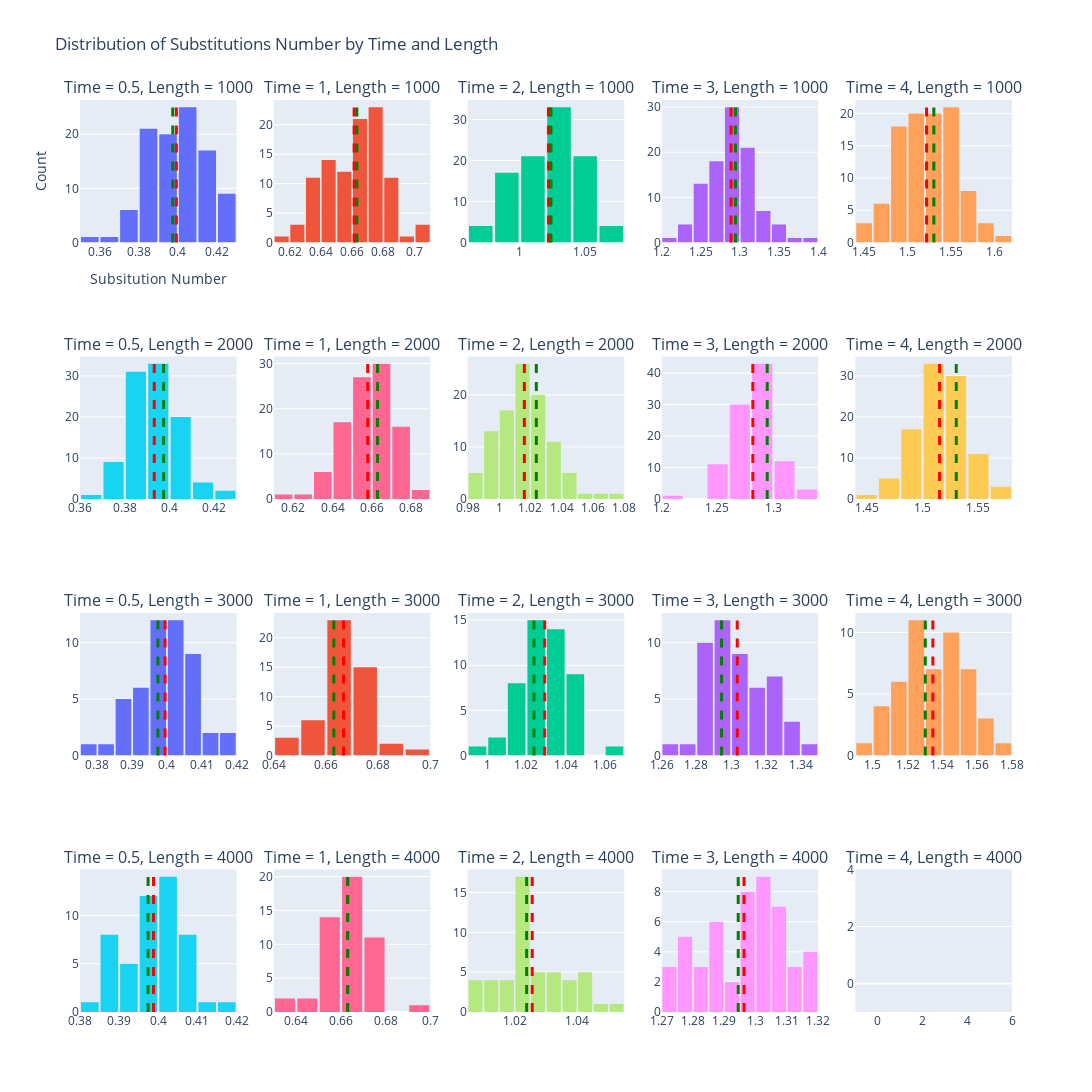

The cell this chart's notebook holds for it:
### Code cell
fig = get_histograms(ns_dict_all, theoretical_ns_dict)
fig.update_layout(title_text='Distribution of Substitutions Number by Time and Length',
        xaxis_title_text='Subsitution Number')

fig.write_image('Distribution of Substitutions Number by Time and Length.pdf')
fig.show()

### Figure 1 — Plotly figure (JSON) as saved in the notebook; plotly's stock layout.template omitted (floating-point values rounded to 4 significant figures)
{"data": [{"name": "Length 1000, Time 0.5", "nbinsx": 10, "type": "histogram", "x": [0.416, 0.418, 0.418, 0.399, 0.42, 0.411, 0.403, 0.394, 0.425, 0.418, 0.383, 0.386, 0.4, 0.402, 0.382, 0.407, 0.387, 0.417, 0.394, 0.394, 0.39, 0.407, 0.412, 0.405, 0.399, 0.42, 0.378, 0.389, 0.354, 0.387, 0.401, 0.408, 0.408, 0.405, 0.367, 0.404, 0.396, 0.388, 0.415, 0.392, 0.409, 0.38, 0.406, 0.412, 0.386, 0.389, 0.41, 0.408, 0.395, 0.428, 0.413, 0.374, 0.386, 0.425, 0.409, 0.408, 0.399, 0.395, 0.394, 0.394, 0.407, 0.389, 0.395, 0.385, 0.411, 0.394, 0.398, 0.384, 0.409, 0.373, 0.372, 0.382, 0.402, 0.384, 0.384, 0.397, 0.405, 0.407, 0.373, 0.415, 0.41, 0.383, 0.395, 0.421, 0.401, 0.391, 0.381, 0.41, 0.425, 0.38, 0.407, 0.407, 0.415, 0.375, 0.387, 0.426, 0.402, 0.411, 0.422, 0.39], "xaxis": "x", "yaxis": "y"}, {"name": "Length 1000, Time 1", "nbinsx": 10, "type": "histogram", "x": [0.669, 0.676, 0.642, 0.642, 0.639, 0.679, 0.677, 0.665, 0.681, 0.659, 0.67, 0.68, 0.677, 0.665, 0.637, 0.687, 0.685, 0.685, 0.678, 0.636, 0.677, 0.658, 0.674, 0.654, 0.674, 0.644, 0.651, 0.671, 0.647, 0.677, 0.672, 0.666, 0.642, 0.681, 0.661, 0.675, 0.624, 0.681, 0.669, 0.649, 0.645, 0.666, 0.664, 0.663, 0.631, 0.66, 0.667, 0.654, 0.65, 0.655, 0.651, 0.622, 0.684, 0.651, 0.695, 0.641, 0.677, 0.669, 0.644, 0.665, 0.677, 0.67, 0.638, 0.671, 0.664, 0.686, 0.675, 0.678, 0.634, 0.643, 0.66, 0.66, 0.673, 0.672, 0.686, 0.643, 0.633, 0.657, 0.664, 0.632, 0.621, 0.649, 0.632, 0.707, 0.641, 0.642, 0.68, 0.667, 0.675, 0.612, 0.707, 0.671, 0.669, 0.657, 0.632, 0.669, 0.652, 0.665, 0.7, 0.633], "xaxis": "x2", "yaxis": "y2"}, {"name": "Length 1000, Time 2", "nbinsx": 10, "type": "histogram", "x": [1.026, 1.05, 1.013, 1.03, 0.991, 1.039, 1.041, 1.053, 1.015, 1.012, 1.026, 1.078, 1.009, 0.994, 1.044, 0.985, 1.028, 1.059, 1.025, 1.026, 1.049, 1.013, 1.04, 1.03, 1.04, 1.01, 1.035, 0.981, 0.998, 0.986, 1.021, 1.012, 1.066, 0.974, 1.049, 1.012, 1.022, 1.016, 0.987, 1.024, 1.001, 1.022, 1.049, 0.987, 1.054, 1.008, 1.05, 1.023, 1.047, 1.031, 0.971, 1.046, 1.053, 1.011, 0.993, 0.993, 1.025, 0.991, 1.02, 1.026, 1.039, 1.058, 1.001, 1.018, 0.983, 1.02, 1.032, 0.981, 1.022, 1, 1.014, 1.043, 1.029, 0.981, 0.972, 1.019, 1.039, 1.058, 1.034, 0.998, 1.032, 1.038, 1.029, 0.998, 1.056, 1.066, 1.01, 1.068, 1.021, 0.979, 1.044, 1.031, 0.983, 1.025, 1.052, 1.034, 1.018, 1.016, 1.025, 1.012], "xaxis": "x3", "yaxis": "y3"}, {"name": "Length 1000, Time 3", "nbinsx": 10, "type": "histogram", "x": [1.312, 1.294, 1.286, 1.264, 1.342, 1.27, 1.237, 1.262, 1.297, 1.29, 1.303, 1.315, 1.27, 1.296, 1.282, 1.293, 1.304, 1.235, 1.253, 1.308, 1.314, 1.299, 1.306, 1.289, 1.279, 1.258, 1.305, 1.306, 1.268, 1.307, 1.293, 1.268, 1.245, 1.285, 1.345, 1.353, 1.258, 1.28, 1.284, 1.326, 1.25, 1.296, 1.302, 1.298, 1.311, 1.269, 1.274, 1.337, 1.321, 1.28, 1.29, 1.313, 1.246, 1.276, 1.291, 1.31, 1.287, 1.312, 1.278, 1.283, 1.304, 1.266, 1.3, 1.274, 1.281, 1.254, 1.363, 1.251, 1.322, 1.219, 1.298, 1.332, 1.273, 1.32, 1.256, 1.292, 1.288, 1.256, 1.238, 1.315, 1.293, 1.234, 1.288, 1.291, 1.301, 1.383, 1.282, 1.29, 1.268, 1.252, 1.284, 1.256, 1.341, 1.322, 1.261, 1.27, 1.313, 1.314, 1.259, 1.266], "xaxis": "x4", "yaxis": "y4"}, {"name": "Length 1000, Time 4", "nbinsx": 10, "type": "histogram", "x": [1.47, 1.489, 1.456, 1.49, 1.502, 1.546, 1.544, 1.492, 1.501, 1.581, 1.524, 1.54, 1.546, 1.575, 1.515, 1.507, 1.54, 1.574, 1.514, 1.531, 1.536, 1.484, 1.548, 1.533, 1.481, 1.572, 1.505, 1.553, 1.498, 1.534, 1.531, 1.493, 1.556, 1.505, 1.506, 1.529, 1.532, 1.456, 1.508, 1.503, 1.532, 1.541, 1.485, 1.54, 1.547, 1.609, 1.57, 1.486, 1.581, 1.528, 1.464, 1.542, 1.484, 1.461, 1.555, 1.533, 1.474, 1.512, 1.523, 1.519, 1.577, 1.568, 1.509, 1.517, 1.529, 1.489, 1.494, 1.486, 1.532, 1.535, 1.526, 1.492, 1.533, 1.464, 1.487, 1.545, 1.583, 1.496, 1.558, 1.51, 1.5, 1.545, 1.515, 1.55, 1.492, 1.526, 1.551, 1.535, 1.482, 1.557, 1.553, 1.513, 1.53, 1.441, 1.548, 1.518, 1.511, 1.463, 1.565, 1.567], "xaxis": "x5", "yaxis": "y5"}, {"name": "Length 2000, Time 0.5", "nbinsx": 10, "type": "histogram", "x": [0.413, 0.3865, 0.3975, 0.3905, 0.397, 0.399, 0.398, 0.3925, 0.3965, 0.409, 0.405, 0.3765, 0.388, 0.3845, 0.4245, 0.391, 0.384, 0.4095, 0.4005, 0.3965, 0.3935, 0.403, 0.391, 0.3935, 0.412, 0.3855, 0.3895, 0.393, 0.3875, 0.3735, 0.394, 0.4185, 0.3935, 0.377, 0.39, 0.3635, 0.4055, 0.3895, 0.3925, 0.4045, 0.3835, 0.387, 0.387, 0.3985, 0.3985, 0.387, 0.393, 0.3865, 0.3785, 0.3865, 0.3935, 0.385, 0.394, 0.39, 0.3875, 0.3795, 0.406, 0.4075, 0.395, 0.391, 0.385, 0.408, 0.382, 0.3865, 0.3715, 0.4055, 0.382, 0.3895, 0.383, 0.387, 0.4005, 0.4005, 0.383, 0.386, 0.3975, 0.4285, 0.4005, 0.4005, 0.3885, 0.4085, 0.394, 0.386, 0.396, 0.39, 0.402, 0.38, 0.413, 0.377, 0.393, 0.382, 0.3965, 0.3815, 0.3925, 0.404, 0.404, 0.3995, 0.405, 0.3775, 0.3875, 0.3795], "xaxis": "x6", "yaxis": "y6"}, {"name": "Length 2000, Time 1", "nbinsx": 10, "type": "histogram", "x": [0.6525, 0.6685, 0.6435, 0.639, 0.644, 0.658, 0.65, 0.648, 0.6705, 0.667, 0.64, 0.667, 0.6635, 0.6525, 0.667, 0.645, 0.6665, 0.6695, 0.6505, 0.658, 0.6485, 0.643, 0.6555, 0.666, 0.634, 0.6545, 0.6765, 0.641, 0.6585, 0.6565, 0.672, 0.619, 0.6805, 0.6505, 0.6675, 0.6805, 0.651, 0.644, 0.6385, 0.674, 0.671, 0.65, 0.662, 0.659, 0.656, 0.658, 0.6715, 0.67, 0.666, 0.6665, 0.67, 0.6615, 0.6665, 0.662, 0.6615, 0.65, 0.656, 0.643, 0.6685, 0.674, 0.679, 0.66, 0.629, 0.6565, 0.661, 0.6495, 0.651, 0.6575, 0.645, 0.675, 0.6335, 0.667, 0.6625, 0.6425, 0.6435, 0.6555, 0.651, 0.635, 0.647, 0.6695, 0.664, 0.6395, 0.6675, 0.678, 0.6545, 0.657, 0.654, 0.661, 0.644, 0.673, 0.6685, 0.6735, 0.668, 0.663, 0.676, 0.6775, 0.6565, 0.666, 0.6455, 0.664], "xaxis": "x7", "yaxis": "y7"}, {"name": "Length 2000, Time 2", "nbinsx": 10, "type": "histogram", "x": [1.006, 1.02, 1.022, 1.022, 0.9905, 1.001, 1.014, 1.011, 0.9965, 1.008, 0.985, 0.9865, 1.014, 1.026, 1.02, 1.024, 1.019, 1.014, 1.073, 1.001, 0.994, 1.001, 0.9905, 1.008, 1.007, 1.031, 0.9975, 1.018, 1.01, 1.044, 1.062, 1.04, 1.047, 1.015, 1.027, 1.017, 1.033, 1.024, 1.016, 1.013, 1.021, 1.014, 0.984, 1.046, 1.016, 1.029, 1.022, 1.017, 1.042, 1.02, 1.04, 0.9965, 1.0, 0.9895, 0.999, 1.002, 0.991, 0.9875, 1.034, 1.028, 0.9955, 1.034, 1.007, 1.007, 1.024, 1.036, 1.017, 1.014, 0.9955, 1.02, 1.005, 1.036, 0.994, 1.054, 1.006, 1.009, 1.015, 1.014, 1.002, 1.01, 0.992, 1.037, 1.016, 1.003, 1.024, 1.027, 1.018, 1.018, 1.02, 1.012, 0.999, 1.019, 1.018, 1.033, 1.024, 1.024, 1.038, 1.019, 1.038, 1.02], "xaxis": "x8", "yaxis": "y8"}, {"name": "Length 2000, Time 3", "nbinsx": 10, "type": "histogram", "x": [1.276, 1.306, 1.284, 1.278, 1.28, 1.266, 1.281, 1.268, 1.284, 1.281, 1.305, 1.3, 1.256, 1.305, 1.263, 1.263, 1.284, 1.308, 1.31, 1.302, 1.266, 1.266, 1.317, 1.33, 1.276, 1.284, 1.286, 1.294, 1.284, 1.286, 1.312, 1.303, 1.277, 1.274, 1.242, 1.287, 1.292, 1.273, 1.302, 1.263, 1.274, 1.286, 1.27, 1.292, 1.262, 1.294, 1.258, 1.287, 1.276, 1.272, 1.266, 1.252, 1.271, 1.249, 1.282, 1.308, 1.283, 1.272, 1.296, 1.284, 1.286, 1.294, 1.29, 1.276, 1.268, 1.28, 1.281, 1.339, 1.256, 1.301, 1.296, 1.294, 1.284, 1.293, 1.261, 1.298, 1.281, 1.28, 1.282, 1.323, 1.258, 1.216, 1.248, 1.286, 1.299, 1.282, 1.294, 1.299, 1.24, 1.268, 1.254, 1.275, 1.29, 1.266, 1.298, 1.29, 1.264, 1.291, 1.273, 1.257], "xaxis": "x9", "yaxis": "y9"}, {"name": "Length 2000, Time 4", "nbinsx": 10, "type": "histogram", "x": [1.522, 1.536, 1.52, 1.506, 1.546, 1.541, 1.54, 1.494, 1.563, 1.516, 1.504, 1.502, 1.534, 1.522, 1.502, 1.509, 1.558, 1.506, 1.492, 1.502, 1.554, 1.495, 1.524, 1.554, 1.483, 1.514, 1.514, 1.529, 1.538, 1.529, 1.512, 1.518, 1.538, 1.504, 1.484, 1.506, 1.466, 1.53, 1.55, 1.55, 1.524, 1.5, 1.524, 1.522, 1.478, 1.514, 1.546, 1.486, 1.523, 1.45, 1.526, 1.511, 1.542, 1.502, 1.481, 1.506, 1.565, 1.516, 1.487, 1.498, 1.485, 1.462, 1.526, 1.517, 1.528, 1.53, 1.528, 1.494, 1.509, 1.518, 1.494, 1.493, 1.486, 1.524, 1.542, 1.534, 1.544, 1.503, 1.524, 1.527, 1.529, 1.502, 1.491, 1.514, 1.529, 1.511, 1.512, 1.49, 1.489, 1.511, 1.478, 1.517, 1.53, 1.519, 1.522, 1.56, 1.472, 1.524, 1.529, 1.514], "xaxis": "x10", "yaxis": "y10"}, {"name": "Length 3000, Time 0.5", "nbinsx": 10, "type": "histogram", "x": [0.3993, 0.4087, 0.4153, 0.4, 0.4133, 0.409, 0.4087, 0.3837, 0.3883, 0.3957, 0.387, 0.407, 0.3947, 0.416, 0.391, 0.4043, 0.4013, 0.4023, 0.3923, 0.4033, 0.3957, 0.3927, 0.3967, 0.385, 0.4103, 0.3953, 0.3987, 0.401, 0.398, 0.407, 0.3993, 0.403, 0.395, 0.3977, 0.4017, 0.3937, 0.3953, 0.4023, 0.4077, 0.4047, 0.3773, 0.4, 0.401, 0.3993, 0.3937, 0.4087, 0.3873, 0.3887, 0.4083, 0.4063], "xaxis": "x11", "yaxis": "y11"}, {"name": "Length 3000, Time 1", "nbinsx": 10, "type": "histogram", "x": [0.671, 0.6637, 0.673, 0.6733, 0.678, 0.6547, 0.673, 0.665, 0.6607, 0.6657, 0.6643, 0.6503, 0.6997, 0.6717, 0.666, 0.6697, 0.6743, 0.669, 0.67, 0.6667, 0.6653, 0.659, 0.665, 0.67, 0.668, 0.6693, 0.6527, 0.6743, 0.6713, 0.6467, 0.6427, 0.655, 0.664, 0.667, 0.6713, 0.6713, 0.6853, 0.6697, 0.663, 0.6723, 0.6693, 0.6643, 0.665, 0.6693, 0.66, 0.6713, 0.685, 0.669, 0.648, 0.6507], "xaxis": "x12", "yaxis": "y12"}, {"name": "Length 3000, Time 2", "nbinsx": 10, "type": "histogram", "x": [1.025, 1.027, 1.042, 0.9937, 1.014, 1.03, 1.032, 1.019, 1.048, 1.024, 1.044, 1.037, 1.015, 1.032, 1.029, 1.021, 1.019, 1.033, 1.037, 1.044, 1.032, 1.027, 1.02, 1.064, 1.016, 1.035, 1.017, 1.041, 1.034, 1.027, 1.032, 1.029, 1.031, 1.031, 1.03, 1.027, 1.022, 1.047, 1.038, 1.016, 1.036, 1.026, 1.023, 1.017, 1.007, 1.05, 1.046, 1.007, 1.027, 1.047], "xaxis": "x13", "yaxis": "y13"}, {"name": "Length 3000, Time 3", "nbinsx": 10, "type": "histogram", "x": [1.302, 1.317, 1.327, 1.292, 1.299, 1.324, 1.3, 1.285, 1.286, 1.295, 1.285, 1.295, 1.338, 1.304, 1.283, 1.29, 1.293, 1.326, 1.324, 1.302, 1.295, 1.314, 1.283, 1.315, 1.296, 1.309, 1.295, 1.288, 1.304, 1.323, 1.338, 1.326, 1.321, 1.303, 1.318, 1.294, 1.287, 1.268, 1.302, 1.301, 1.287, 1.284, 1.316, 1.292, 1.293, 1.279, 1.332, 1.342, 1.319, 1.287], "xaxis": "x14", "yaxis": "y14"}, {"name": "Length 3000, Time 4", "nbinsx": 10, "type": "histogram", "x": [1.56, 1.514, 1.538, 1.551, 1.545, 1.54, 1.544, 1.544, 1.527, 1.51, 1.509, 1.546, 1.52, 1.521, 1.547, 1.493, 1.514, 1.524, 1.546, 1.52, 1.57, 1.557, 1.57, 1.555, 1.537, 1.524, 1.529, 1.544, 1.534, 1.553, 1.53, 1.523, 1.553, 1.508, 1.538, 1.537, 1.529, 1.551, 1.53, 1.506, 1.541, 1.528, 1.506, 1.575, 1.543, 1.512, 1.525, 1.553, 1.534, 1.519], "xaxis": "x15", "yaxis": "y15"}, {"name": "Length 4000, Time 0.5", "nbinsx": 10, "type": "histogram", "x": [0.4062, 0.3875, 0.391, 0.3907, 0.3932, 0.406, 0.3945, 0.4065, 0.3872, 0.3972, 0.4037, 0.388, 0.4027, 0.406, 0.403, 0.4057, 0.4025, 0.3847, 0.3895, 0.3965, 0.4007, 0.392, 0.3967, 0.386, 0.3852, 0.4083, 0.399, 0.3985, 0.4078, 0.3962, 0.386, 0.3882, 0.4032, 0.411, 0.403, 0.3987, 0.4015, 0.4095, 0.4042, 0.399, 0.4047, 0.4158, 0.4042, 0.4012, 0.404, 0.3955, 0.3987, 0.3972, 0.4015, 0.3985], "xaxis": "x16", "yaxis": "y16"}, {"name": "Length 4000, Time 1", "nbinsx": 10, "type": "histogram", "x": [0.6492, 0.6673, 0.6575, 0.668, 0.6545, 0.6635, 0.6577, 0.6625, 0.679, 0.6627, 0.6705, 0.6593, 0.6358, 0.6735, 0.6542, 0.6683, 0.658, 0.6535, 0.6657, 0.6687, 0.6528, 0.6528, 0.663, 0.671, 0.6625, 0.6615, 0.6637, 0.646, 0.676, 0.665, 0.677, 0.6575, 0.6567, 0.6737, 0.669, 0.6707, 0.6525, 0.6388, 0.663, 0.6697, 0.6607, 0.652, 0.6753, 0.6587, 0.6603, 0.6737, 0.665, 0.6747, 0.6673, 0.6903], "xaxis": "x17", "yaxis": "y17"}, {"name": "Length 4000, Time 2", "nbinsx": 10, "type": "histogram", "x": [1.026, 1.028, 1.021, 1.023, 1.023, 1.019, 1.025, 1.032, 1.047, 1.044, 1.014, 1.025, 1.007, 1.05, 1.024, 1.008, 1.02, 1.018, 1.038, 1.021, 1.025, 1.033, 1.034, 1.023, 1.023, 1.008, 1.026, 1.04, 1.022, 1.025, 1.02, 1.011, 1.016, 1.037, 1.022, 1.014, 1.012, 1.017, 1.022, 1.006, 1.022, 1.034, 1.044, 1.04, 1.022, 1.032, 1.041, 1.02, 1.038, 1.036], "xaxis": "x18", "yaxis": "y18"}, {"name": "Length 4000, Time 3", "nbinsx": 10, "type": "histogram", "x": [1.272, 1.273, 1.311, 1.278, 1.303, 1.299, 1.298, 1.302, 1.27, 1.29, 1.292, 1.309, 1.286, 1.307, 1.313, 1.306, 1.276, 1.299, 1.286, 1.304, 1.315, 1.31, 1.284, 1.3, 1.306, 1.296, 1.289, 1.296, 1.298, 1.302, 1.293, 1.319, 1.299, 1.288, 1.302, 1.281, 1.283, 1.301, 1.276, 1.317, 1.316, 1.306, 1.304, 1.3, 1.309, 1.296, 1.286, 1.315, 1.275, 1.279], "xaxis": "x19", "yaxis": "y19"}, {"name": "Length 4000, Time 4 (no data)", "type": "histogram", "x": [], "xaxis": "x20", "yaxis": "y20"}], "layout": {"annotations": [{"font": {"size": 16}, "showarrow": false, "text": "Time = 0.5, Length = 1000", "x": 0.084, "xanchor": "center", "xref": "paper", "y": 1, "yanchor": "bottom", "yref": "paper"}, {"font": {"size": 16}, "showarrow": false, "text": "Time = 1, Length = 1000", "x": 0.292, "xanchor": "center", "xref": "paper", "y": 1, "yanchor": "bottom", "yref": "paper"}, {"font": {"size": 16}, "showarrow": false, "text": "Time = 2, Length = 1000", "x": 0.5, "xanchor": "center", "xref": "paper", "y": 1, "yanchor": "bottom", "yref": "paper"}, {"font": {"size": 16}, "showarrow": false, "text": "Time = 3, Length = 1000", "x": 0.708, "xanchor": "center", "xref": "paper", "y": 1, "yanchor": "bottom", "yref": "paper"}, {"font": {"size": 16}, "showarrow": false, "text": "Time = 4, Length = 1000", "x": 0.916, "xanchor": "center", "xref": "paper", "y": 1, "yanchor": "bottom", "yref": "paper"}, {"font": {"size": 16}, "showarrow": false, "text": "Time = 0.5, Length = 2000", "x": 0.084, "xanchor": "center", "xref": "paper", "y": 0.7188, "yanchor": "bottom", "yref": "paper"}, {"font": {"size": 16}, "showarrow": false, "text": "Time = 1, Length = 2000", "x": 0.292, "xanchor": "center", "xref": "paper", "y": 0.7188, "yanchor": "bottom", "yref": "paper"}, {"font": {"size": 16}, "showarrow": false, "text": "Time = 2, Length = 2000", "x": 0.5, "xanchor": "center", "xref": "paper", "y": 0.7188, "yanchor": "bottom", "yref": "paper"}, {"font": {"size": 16}, "showarrow": false, "text": "Time = 3, Length = 2000", "x": 0.708, "xanchor": "center", "xref": "paper", "y": 0.7188, "yanchor": "bottom", "yref": "paper"}, {"font": {"size": 16}, "showarrow": false, "text": "Time = 4, Length = 2000", "x": 0.916, "xanchor": "center", "xref": "paper", "y": 0.7188, "yanchor": "bottom", "yref": "paper"}, {"font": {"size": 16}, "showarrow": false, "text": "Time = 0.5, Length = 3000", "x": 0.084, "xanchor": "center", "xref": "paper", "y": 0.4375, "yanchor": "bottom", "yref": "paper"}, {"font": {"size": 16}, "showarrow": false, "text": "Time = 1, Length = 3000", "x": 0.292, "xanchor": "center", "xref": "paper", "y": 0.4375, "yanchor": "bottom", "yref": "paper"}, {"font": {"size": 16}, "showarrow": false, "text": "Time = 2, Length = 3000", "x": 0.5, "xanchor": "center", "xref": "paper", "y": 0.4375, "yanchor": "bottom", "yref": "paper"}, {"font": {"size": 16}, "showarrow": false, "text": "Time = 3, Length = 3000", "x": 0.708, "xanchor": "center", "xref": "paper", "y": 0.4375, "yanchor": "bottom", "yref": "paper"}, {"font": {"size": 16}, "showarrow": false, "text": "Time = 4, Length = 3000", "x": 0.916, "xanchor": "center", "xref": "paper", "y": 0.4375, "yanchor": "bottom", "yref": "paper"}, {"font": {"size": 16}, "showarrow": false, "text": "Time = 0.5, Length = 4000", "x": 0.084, "xanchor": "center", "xref": "paper", "y": 0.1562, "yanchor": "bottom", "yref": "paper"}, {"font": {"size": 16}, "showarrow": false, "text": "Time = 1, Length = 4000", "x": 0.292, "xanchor": "center", "xref": "paper", "y": 0.1562, "yanchor": "bottom", "yref": "paper"}, {"font": {"size": 16}, "showarrow": false, "text": "Time = 2, Length = 4000", "x": 0.5, "xanchor": "center", "xref": "paper", "y": 0.1562, "yanchor": "bottom", "yref": "paper"}, {"font": {"size": 16}, "showarrow": false, "text": "Time = 3, Length = 4000", "x": 0.708, "xanchor": "center", "xref": "paper", "y": 0.1562, "yanchor": "bottom", "yref": "paper"}, {"font": {"size": 16}, "showarrow": false, "text": "Time = 4, Length = 4000", "x": 0.916, "xanchor": "center", "xref": "paper", "y": 0.1562, "yanchor": "bottom", "yref": "paper"}], "bargap": 0.1, "height": 1200, "shapes": [{"line": {"color": "red", "dash": "dash", "width": 3}, "type": "line", "x0": 0.3992, "x1": 0.3992, "xref": "x", "y0": 0, "y1": 1, "yref": "y domain"}, {"line": {"color": "green", "dash": "dash", "width": 3}, "type": "line", "x0": 0.3974, "x1": 0.3974, "xref": "x", "y0": 0, "y1": 1, "yref": "y domain"}, {"line": {"color": "red", "dash": "dash", "width": 3}, "type": "line", "x0": 0.6613, "x1": 0.6613, "xref": "x2", "y0": 0, "y1": 1, "yref": "y2 domain"}, {"line": {"color": "green", "dash": "dash", "width": 3}, "type": "line", "x0": 0.663, "x1": 0.663, "xref": "x2", "y0": 0, "y1": 1, "yref": "y2 domain"}, {"line": {"color": "red", "dash": "dash", "width": 3}, "type": "line", "x0": 1.022, "x1": 1.022, "xref": "x3", "y0": 0, "y1": 1, "yref": "y3 domain"}, {"line": {"color": "green", "dash": "dash", "width": 3}, "type": "line", "x0": 1.024, "x1": 1.024, "xref": "x3", "y0": 0, "y1": 1, "yref": "y3 domain"}, {"line": {"color": "red", "dash": "dash", "width": 3}, "type": "line", "x0": 1.289, "x1": 1.289, "xref": "x4", "y0": 0, "y1": 1, "yref": "y4 domain"}, {"line": {"color": "green", "dash": "dash", "width": 3}, "type": "line", "x0": 1.294, "x1": 1.294, "xref": "x4", "y0": 0, "y1": 1, "yref": "y4 domain"}, {"line": {"color": "red", "dash": "dash", "width": 3}, "type": "line", "x0": 1.522, "x1": 1.522, "xref": "x5", "y0": 0, "y1": 1, "yref": "y5 domain"}, {"line": {"color": "green", "dash": "dash", "width": 3}, "type": "line", "x0": 1.53, "x1": 1.53, "xref": "x5", "y0": 0, "y1": 1, "yref": "y5 domain"}, {"line": {"color": "red", "dash": "dash", "width": 3}, "type": "line", "x0": 0.3932, "x1": 0.3932, "xref": "x6", "y0": 0, "y1": 1, "yref": "y6 domain"}, {"line": {"color": "green", "dash": "dash", "width": 3}, "type": "line", "x0": 0.3974, "x1": 0.3974, "xref": "x6", "y0": 0, "y1": 1, "yref": "y6 domain"}, {"line": {"color": "red", "dash": "dash", "width": 3}, "type": "line", "x0": 0.658, "x1": 0.658, "xref": "x7", "y0": 0, "y1": 1, "yref": "y7 domain"}, {"line": {"color": "green", "dash": "dash", "width": 3}, "type": "line", "x0": 0.663, "x1": 0.663, "xref": "x7", "y0": 0, "y1": 1, "yref": "y7 domain"}, {"line": {"color": "red", "dash": "dash", "width": 3}, "type": "line", "x0": 1.016, "x1": 1.016, "xref": "x8", "y0": 0, "y1": 1, "yref": "y8 domain"}, {"line": {"color": "green", "dash": "dash", "width": 3}, "type": "line", "x0": 1.024, "x1": 1.024, "xref": "x8", "y0": 0, "y1": 1, "yref": "y8 domain"}, {"line": {"color": "red", "dash": "dash", "width": 3}, "type": "line", "x0": 1.282, "x1": 1.282, "xref": "x9", "y0": 0, "y1": 1, "yref": "y9 domain"}, {"line": {"color": "green", "dash": "dash", "width": 3}, "type": "line", "x0": 1.294, "x1": 1.294, "xref": "x9", "y0": 0, "y1": 1, "yref": "y9 domain"}, {"line": {"color": "red", "dash": "dash", "width": 3}, "type": "line", "x0": 1.515, "x1": 1.515, "xref": "x10", "y0": 0, "y1": 1, "yref": "y10 domain"}, {"line": {"color": "green", "dash": "dash", "width": 3}, "type": "line", "x0": 1.53, "x1": 1.53, "xref": "x10", "y0": 0, "y1": 1, "yref": "y10 domain"}, {"line": {"color": "red", "dash": "dash", "width": 3}, "type": "line", "x0": 0.3995, "x1": 0.3995, "xref": "x11", "y0": 0, "y1": 1, "yref": "y11 domain"}, {"line": {"color": "green", "dash": "dash", "width": 3}, "type": "line", "x0": 0.3974, "x1": 0.3974, "xref": "x11", "y0": 0, "y1": 1, "yref": "y11 domain"}, {"line": {"color": "red", "dash": "dash", "width": 3}, "type": "line", "x0": 0.6667, "x1": 0.6667, "xref": "x12", "y0": 0, "y1": 1, "yref": "y12 domain"}, {"line": {"color": "green", "dash": "dash", "width": 3}, "type": "line", "x0": 0.663, "x1": 0.663, "xref": "x12", "y0": 0, "y1": 1, "yref": "y12 domain"}, {"line": {"color": "red", "dash": "dash", "width": 3}, "type": "line", "x0": 1.029, "x1": 1.029, "xref": "x13", "y0": 0, "y1": 1, "yref": "y13 domain"}, {"line": {"color": "green", "dash": "dash", "width": 3}, "type": "line", "x0": 1.024, "x1": 1.024, "xref": "x13", "y0": 0, "y1": 1, "yref": "y13 domain"}, {"line": {"color": "red", "dash": "dash", "width": 3}, "type": "line", "x0": 1.304, "x1": 1.304, "xref": "x14", "y0": 0, "y1": 1, "yref": "y14 domain"}, {"line": {"color": "green", "dash": "dash", "width": 3}, "type": "line", "x0": 1.294, "x1": 1.294, "xref": "x14", "y0": 0, "y1": 1, "yref": "y14 domain"}, {"line": {"color": "red", "dash": "dash", "width": 3}, "type": "line", "x0": 1.535, "x1": 1.535, "xref": "x15", "y0": 0, "y1": 1, "yref": "y15 domain"}, {"line": {"color": "green", "dash": "dash", "width": 3}, "type": "line", "x0": 1.53, "x1": 1.53, "xref": "x15", "y0": 0, "y1": 1, "yref": "y15 domain"}, {"line": {"color": "red", "dash": "dash", "width": 3}, "type": "line", "x0": 0.3988, "x1": 0.3988, "xref": "x16", "y0": 0, "y1": 1, "yref": "y16 domain"}, {"line": {"color": "green", "dash": "dash", "width": 3}, "type": "line", "x0": 0.3974, "x1": 0.3974, "xref": "x16", "y0": 0, "y1": 1, "yref": "y16 domain"}, {"line": {"color": "red", "dash": "dash", "width": 3}, "type": "line", "x0": 0.663, "x1": 0.663, "xref": "x17", "y0": 0, "y1": 1, "yref": "y17 domain"}, {"line": {"color": "green", "dash": "dash", "width": 3}, "type": "line", "x0": 0.663, "x1": 0.663, "xref": "x17", "y0": 0, "y1": 1, "yref": "y17 domain"}, {"line": {"color": "red", "dash": "dash", "width": 3}, "type": "line", "x0": 1.026, "x1": 1.026, "xref": "x18", "y0": 0, "y1": 1, "yref": "y18 domain"}, {"line": {"color": "green", "dash": "dash", "width": 3}, "type": "line", "x0": 1.024, "x1": 1.024, "xref": "x18", "y0": 0, "y1": 1, "yref": "y18 domain"}, {"line": {"color": "red", "dash": "dash", "width": 3}, "type": "line", "x0": 1.296, "x1": 1.296, "xref": "x19", "y0": 0, "y1": 1, "yref": "y19 domain"}, {"line": {"color": "green", "dash": "dash", "width": 3}, "type": "line", "x0": 1.294, "x1": 1.294, "xref": "x19", "y0": 0, "y1": 1, "yref": "y19 domain"}], "showlegend": false, "title": {"text": "Distribution of Substitutions Number by Time and Length"}, "width": 1500, "xaxis": {"anchor": "y", "domain": [0, 0.168], "title": {"text": "Subsitution Number"}}, "xaxis10": {"anchor": "y10", "domain": [0.832, 1]}, "xaxis11": {"anchor": "y11", "domain": [0, 0.168]}, "xaxis12": {"anchor": "y12", "domain": [0.208, 0.376]}, "xaxis13": {"anchor": "y13", "domain": [0.416, 0.584]}, "xaxis14": {"anchor": "y14", "domain": [0.624, 0.792]}, "xaxis15": {"anchor": "y15", "domain": [0.832, 1]}, "xaxis16": {"anchor": "y16", "domain": [0, 0.168]}, "xaxis17": {"anchor": "y17", "domain": [0.208, 0.376]}, "xaxis18": {"anchor": "y18", "domain": [0.416, 0.584]}, "xaxis19": {"anchor": "y19", "domain": [0.624, 0.792]}, "xaxis2": {"anchor": "y2", "domain": [0.208, 0.376]}, "xaxis20": {"anchor": "y20", "domain": [0.832, 1]}, "xaxis3": {"anchor": "y3", "domain": [0.416, 0.584]}, "xaxis4": {"anchor": "y4", "domain": [0.624, 0.792]}, "xaxis5": {"anchor": "y5", "domain": [0.832, 1]}, "xaxis6": {"anchor": "y6", "domain": [0, 0.168]}, "xaxis7": {"anchor": "y7", "domain": [0.208, 0.376]}, "xaxis8": {"anchor": "y8", "domain": [0.416, 0.584]}, "xaxis9": {"anchor": "y9", "domain": [0.624, 0.792]}, "yaxis": {"anchor": "x", "domain": [0.8438, 1], "title": {"text": "Count"}}, "yaxis10": {"anchor": "x10", "domain": [0.5625, 0.7188]}, "yaxis11": {"anchor": "x11", "domain": [0.2812, 0.4375]}, "yaxis12": {"anchor": "x12", "domain": [0.2812, 0.4375]}, "yaxis13": {"anchor": "x13", "domain": [0.2812, 0.4375]}, "yaxis14": {"anchor": "x14", "domain": [0.2812, 0.4375]}, "yaxis15": {"anchor": "x15", "domain": [0.2812, 0.4375]}, "yaxis16": {"anchor": "x16", "domain": [0, 0.1562]}, "yaxis17": {"anchor": "x17", "domain": [0, 0.1562]}, "yaxis18": {"anchor": "x18", "domain": [0, 0.1562]}, "yaxis19": {"anchor": "x19", "domain": [0, 0.1562]}, "yaxis2": {"anchor": "x2", "domain": [0.8438, 1]}, "yaxis20": {"anchor": "x20", "domain": [0, 0.1562]}, "yaxis3": {"anchor": "x3", "domain": [0.8438, 1]}, "yaxis4": {"anchor": "x4", "domain": [0.8438, 1]}, "yaxis5": {"anchor": "x5", "domain": [0.8438, 1]}, "yaxis6": {"anchor": "x6", "domain": [0.5625, 0.7188]}, "yaxis7": {"anchor": "x7", "domain": [0.5625, 0.7188]}, "yaxis8": {"anchor": "x8", "domain": [0.5625, 0.7188]}, "yaxis9": {"anchor": "x9", "domain": [0.5625, 0.7188]}}}
